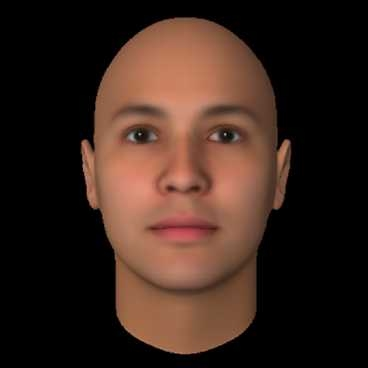
#> input picture 11_object_tracking/face.jpg, 368 x 368 px, given in place of the camera
$ jupyter execute --allow-errors nesne_takibi.ipynb   (text cells are left out)
#> lines starting #> are read from the running program, lines starting #| are printed output that depends on the picture
[cell 1]
import cv2
import numpy as np

[cell 2]
# Kamera aç
cap = cv2.VideoCapture(0)

# Bir tane frame oku
ret, frame = cap.read()
#> frame is the input picture: shape (368, 368, 3); mean B, G, R 28.8, 37.4, 57.3

if ret == False:
    print("Kamera açılamadı")
    exit()

# Detection
face_cascade = cv2.CascadeClassifier("haarcascade_frontalface_default.xml")
face_rects = face_cascade.detectMultiScale(frame)
#> face_rects = [[61, 42, 246, 246]]

(face_x, face_y, w, h) = tuple(face_rects[0])
#> face_x = 61; face_y = 42; w = 246; h = 246

# meanshift algoritması girdisi
track_window = (face_x, face_y, w, h)
#> track_window = (61, 42, 246, 246)

# ROI: Region of Interest : Tespit ettiğimiz kutunun içindeki alan = face
roi = frame[face_y:face_y+h, face_x:face_x+w]
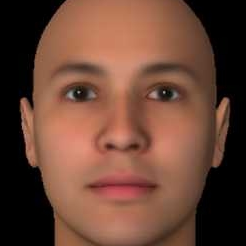
#> roi: shape (246, 246, 3); mean B, G, R 53.8, 69.1, 106.1

hsv_roi = cv2.cvtColor(roi, cv2.COLOR_BGR2HSV)
#> hsv_roi: shape (246, 246, 3); mean H, S, V 11.3, 103.3, 106.2

# Histogram oluştur
roi_hist = cv2.calcHist([hsv_roi], [0], None, [180], [0,180]) #Takip için histogram gerekli
#> roi_hist = 180 values, max 15561 at index 0, min 0 at index 27, mean 336.2
#> `hsv = cv2.cvtColor(frame, cv2.COLOR_BGR2HSV)`: hsv: shape (368, 368, 3); mean H, S, V 7, 60.2, 57.4
#> `dst = cv2.calcBackProject([hsv], [0], roi_hist, [0,180], 1)`:
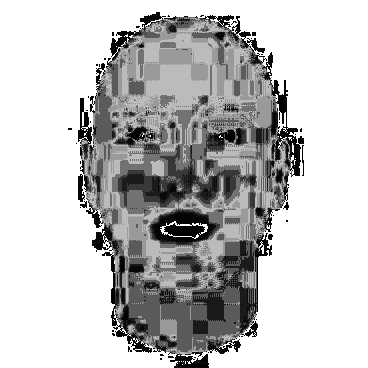
#> dst: shape (368, 368); min 0, max 255, mean 193.4
#> `ret, track_window = cv2.meanShift(dst, track_window, term_crit)`: ret = 5; track_window = (16, 20, 246, 246)
#> `x,y,w,h = track_window`: x = 16; y = 20
#> `img = cv2.rectangle(frame, (x,y), (x+w, y+h), (0,255,0), 5)`:
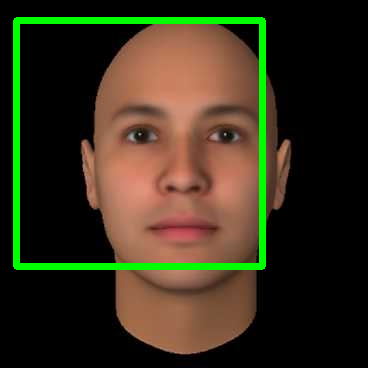
#> img: shape (368, 368, 3); mean B, G, R 27.7, 48.9, 55.1
cv2.normalize(roi_hist, roi_hist, 0, 255, cv2.NORM_MINMAX) # Normalizasyon

# takip için gerekli durdurma kriterleri
# count = hesaplanacak maksimum iterasyon sayısı
# eps = iterasyon sonunda maksimum değişim değeri
term_crit = (cv2.TERM_CRITERIA_EPS | cv2.TERM_CRITERIA_COUNT, 5, 1)

# Takip
#> (the rest of this cell did not finish here and is left out)
